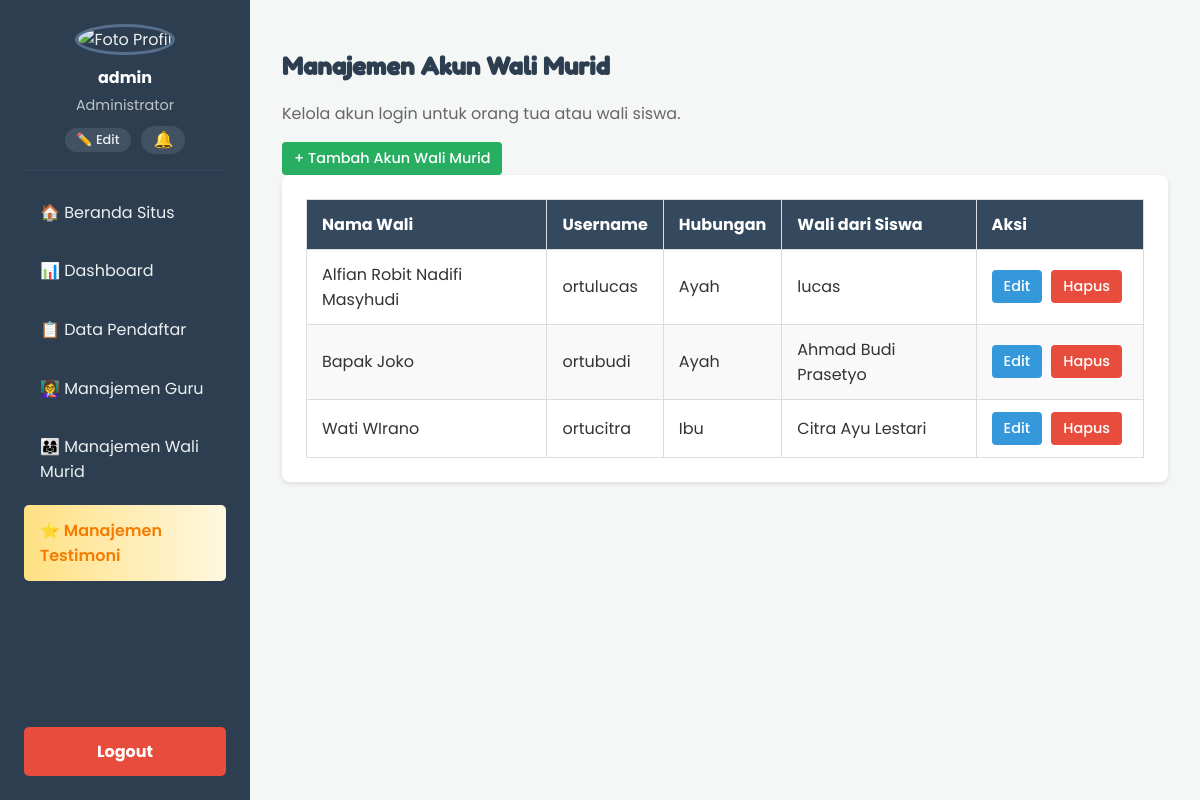
/admin/manajemen_wali.php (signed in), run on the app's committed database.
### tables this page shows
CREATE TABLE `wali_murid` (
  `id_wali` int(11) NOT NULL,
  `id_siswa` int(11) DEFAULT NULL,
  `nama_wali` varchar(100) NOT NULL,
  `username` varchar(50) NOT NULL,
  `password` varchar(255) NOT NULL,
  `foto_profil` varchar(255) NOT NULL DEFAULT 'default.png',
  `hubungan` enum('Ayah','Ibu','Wali') NOT NULL
);

CREATE TABLE `calon_siswa` (
  `id` int(11) NOT NULL,
  `nama_lengkap` varchar(100) NOT NULL,
  `nama_panggilan` varchar(50) DEFAULT NULL,
  `tempat_lahir` varchar(50) NOT NULL,
  `tanggal_lahir` date NOT NULL,
  `jenis_kelamin` enum('Laki-laki','Perempuan') NOT NULL,
  `nama_orang_tua` varchar(100) NOT NULL,
  `nomor_telepon` varchar(15) NOT NULL,
  `alamat` text NOT NULL,
  `status_pendaftaran` enum('pending','diterima','ditolak') NOT NULL DEFAULT 'pending',
  `id_kelas` int(11) DEFAULT NULL,
  `tanggal_pendaftaran` timestamp NOT NULL DEFAULT current_timestamp()
);

### admin/manajemen_wali.php (the view)
<?php
include 'template_header.php';
require_once '../config.php';
?>
<div class="admin-content-header">
    <h2>Manajemen Akun Wali Murid</h2>
    <p>Kelola akun login untuk orang tua atau wali siswa.</p>
</div>
<div class="admin-content-body">
    <div class="action-bar">
        <a href="form_wali.php" class="btn-aksi btn-simpan">+ Tambah Akun Wali Murid</a>
    </div>
    <div class="table-container">
        <table class="table-data">
            <thead>
                <tr>
                    <th>Nama Wali</th>
                    <th>Username</th>
                    <th>Hubungan</th>
                    <th>Wali dari Siswa</th>
                    <th style="width: 20%;">Aksi</th>
                </tr>
            </thead>
            <tbody>
                <?php
                $sql = "SELECT w.id_wali, w.nama_wali, w.username, w.hubungan, s.nama_lengkap as nama_siswa
                        FROM wali_murid w
                        JOIN calon_siswa s ON w.id_siswa = s.id
                        ORDER BY w.nama_wali ASC";
                $result = $conn->query($sql);
                if ($result->num_rows > 0) {
                    while ($row = $result->fetch_assoc()) {
                ?>
                        <tr>
                            <td><?php echo htmlspecialchars($row['nama_wali']); ?></td>
                            <td><?php echo htmlspecialchars($row['username']); ?></td>
                            <td><?php echo htmlspecialchars($row['hubungan']); ?></td>
                            <td><?php echo htmlspecialchars($row['nama_siswa']); ?></td>
                            <td>
                                <a href="form_wali.php?id=<?php echo $row['id_wali']; ?>" class="btn-aksi btn-detail">Edit</a>
                                <a href="hapus_wali.php?id=<?php echo $row['id_wali']; ?>" class="btn-aksi btn-hapus" onclick="return confirm('Anda yakin ingin menghapus akun ini?');">Hapus</a>
                            </td>
                        </tr>
                <?php
                    }
                } else {
                    echo "<tr><td colspan='5' style='text-align:center;'>Belum ada data akun wali murid.</td></tr>";
                }
                ?>
            </tbody>
        </table>
    </div>
</div>
<?php $conn->close(); include 'template_footer.php'; ?>

### admin/template_header.php (shortened to what this page needs)
<!DOCTYPE html>
<html lang="id">
<head>
    <link rel="stylesheet" href="../css/admin.css">
</head>
<body>
    <div class="admin-wrapper">
        <div class="admin-sidebar">
            <div class="sidebar-profile">
                <img src="../uploads/profil/<?php echo htmlspecialchars($_SESSION['admin_foto_profil'] ?? 'default.png'); ?>" alt="Foto Profil">
                <h4><?php echo htmlspecialchars($_SESSION['admin_username']); ?></h4>
                <p>Administrator</p>
                <div class="profile-actions">
                    <a href="profil.php" class="btn-profile-action">✏️ Edit</a>
                    <a href="#" id="notif-icon" class="btn-profile-action">
                        🔔
                    </a>
                </div>
            </div>
            <ul>
                <li><a href="../index.php">🏠 Beranda Situs</a></li>
                <li><a href="dashboard.php">📊 Dashboard</a></li>
                <li><a href="data_pendaftar.php">📋 Data Pendaftar</a></li>
                <li><a href="manajemen_guru.php">👩‍🏫 Manajemen Guru</a></li>
                <li><a href="manajemen_wali.php">👨‍👩‍👧 Manajemen Wali Murid</a></li>
                <li><a href="manajemen_testimoni.php" class="menu-testimoni">⭐ Manajemen Testimoni</a></li>
            </ul>
            <div class="logout-area">
                <a href="logout.php" class="btn-logout">Logout</a>
            </div>
        </div>
        <div class="admin-main-content">

### admin/template_footer.php (shortened to what this page needs)
</div> </div>
</body>
</html>

### css/admin.css (style rules this page uses)
body { font-family: 'Poppins', sans-serif; margin: 0; background-color: #f4f7f6; color: #333; }
.admin-wrapper { display: flex; }
.admin-sidebar { width: 250px; background-color: #2c3e50; color: #ecf0f1; height: 100vh; position: fixed; top: 0; left: 0; padding: 1.5rem; box-sizing: border-box; display: flex; flex-direction: column; transition: left 0.3s ease-in-out; }
.admin-main-content { margin-left: 250px; padding: 2rem; width: calc(100% - 250px); }
.sidebar-profile { text-align: center; padding-bottom: 1rem; border-bottom: 1px solid #34495e; margin-bottom: 1rem; }
.sidebar-profile img { width: 80px; height: 80px; border-radius: 50%; object-fit: cover; border: 3px solid #56708b; margin-bottom: 10px; }
.sidebar-profile h4 { color: white; margin: 0 0 5px 0; font-size: 1rem; }
.sidebar-profile p { color: #bdc3c7; margin: 0; font-size: 0.9rem; border-bottom: none; padding-bottom: 0; }
.admin-sidebar ul { list-style: none; padding: 0; margin: 0; flex-grow: 1; }
.admin-sidebar ul li a { display: block; color: #ecf0f1; text-decoration: none; padding: .8rem 1rem; border-radius: 5px; margin-bottom: .5rem; transition: background-color .2s ease-in-out; }
.logout-area { margin-top: auto; }
.btn-logout { display: block; text-align: center; background-color: #e74c3c; padding: 12px; border-radius: 5px; color: white; text-decoration: none; font-weight: 700; transition: background-color .2s ease-in-out; }
.admin-content-header h2 { font-family: 'Fredoka One', cursive; text-align: left; color: #2c3e50; }
.admin-content-header p { color: #666; margin-top: 0; }
.table-container { background-color: #fff; padding: 1.5rem; border-radius: 8px; box-shadow: 0 2px 5px rgba(0, 0, 0, .1); overflow-x: auto; }
.table-data { width: 100%; border-collapse: collapse; }
.table-data td, .table-data th { padding: 12px 15px; border: 1px solid #ddd; text-align: left; vertical-align: middle; }
.table-data thead { background-color: #34495e; color: #fff; }
.table-data tbody tr:nth-child(even) { background-color: #f9f9f9; }
.btn-aksi { display:inline-block;padding:6px 12px;margin-right:5px;border-radius:4px;color:#fff;text-decoration:none;font-size:.9rem;text-align:center;border:none;cursor:pointer;font-weight:500 }
.btn-detail { background-color:#3498db }
.btn-hapus { background-color:#e74c3c }
.btn-simpan { background-color:#27ae60 }
.profile-actions { display: flex; justify-content: center; align-items: center; gap: 10px; margin-top: 10px; }
.btn-profile-action { display: inline-flex; align-items: center; justify-content: center; background-color: rgba(255, 255, 255, 0.1); color: #ecf0f1; text-decoration: none; border-radius: 20px; font-size: 0.8rem; font-weight: 500; transition: background-color 0.3s; border: none; cursor: pointer; padding: 6px 12px; line-height: 1; }
#notif-icon { position: relative; font-size: 1rem; }
.menu-testimoni { background: linear-gradient(90deg, #ffe082 0%, #fff8e1 100%); color: #f57c00 !important; font-weight: 600; }

### data on the page
wali_murid: nama_wali "Alfian Robit Nadifi Masyhudi", username "ortulucas", hubungan "Ayah", calon_siswa.nama_lengkap "lucas"
wali_murid: nama_wali "Bapak Joko", username "ortubudi", hubungan "Ayah", calon_siswa.nama_lengkap "Ahmad Budi Prasetyo"
wali_murid: nama_wali "Wati WIrano", username "ortucitra", hubungan "Ibu", calon_siswa.nama_lengkap "Citra Ayu Lestari"

### other printed values
$_SESSION['admin_username'] "admin"
